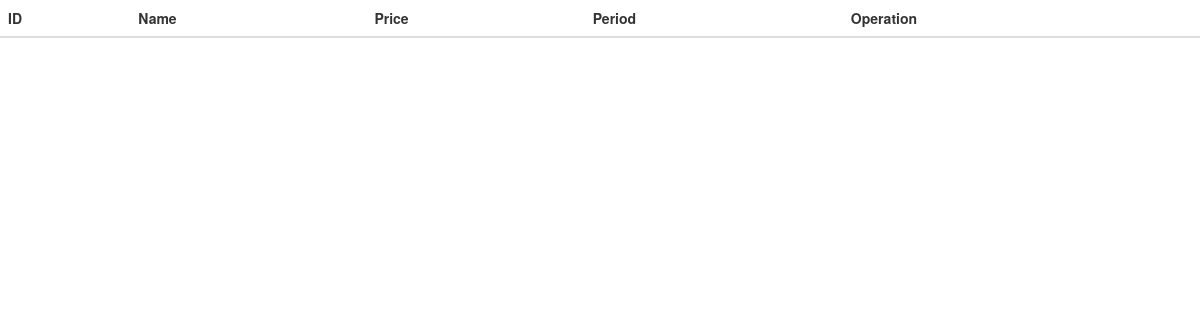
/php/editpackages.php (signed in), run on an earlier commit of the app's database.
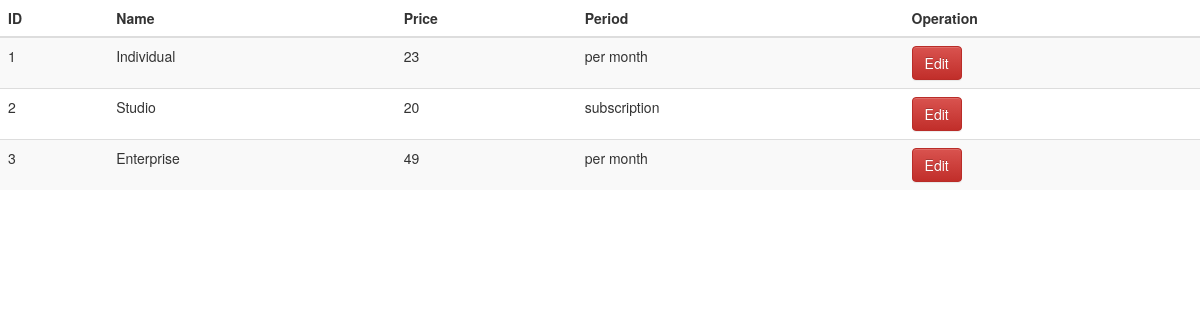
And on a later commit of the database.
### tables this page shows
CREATE TABLE `packages` (
  `id` int(1) NOT NULL,
  `name` varchar(20) NOT NULL,
  `price` int(5) NOT NULL,
  `period` varchar(20) NOT NULL
);

### php/editpackages.php (the view, shortened to what this page needs)
<?php
if($_SESSION["login"]){
?>
<!DOCTYPE html>
<html>
	<head>
		<link rel="stylesheet" href="../assets/css/bootstrap.css">
		<link rel="stylesheet" href="../assets/css/bootstrap-theme.css">
	</head>
	<body>
		<table class="table table-striped">
			<thead>
				<tr>
					<th>ID</th>
					<th>Name</th>
					<th>Price</th>
					<th>Period</th>
					<th>Operation</th>
				</tr>
			</thead>
			<tbody>
				<?php
					include "db.php";
					$query="SELECT * FROM packages";
					$sendQuery=mysqli_query($db_con,$query);
					while($row=mysqli_fetch_assoc($sendQuery)){
						echo "<tr>";
						foreach($row as $key=>$value){
							echo "<td>".$value."</td>";
						} ?>
				<td><a class="btn btn-danger" href="editsinglepackage?id=<?=$row['id']?>">Edit</a></td></tr>
				<?php	}
				?>
			</tbody>
		</table>
	</body>
</html>
<?php
}else{
	header("Location:admin.php");
}
	?>

What changed in the data, as far as the page shows it:
added packages: id "1", name "Individual", price "23", period "per month"
added packages: id "2", name "Studio", price "20", period "subscription"
added packages: id "3", name "Enterprise", price "49", period "per month"
